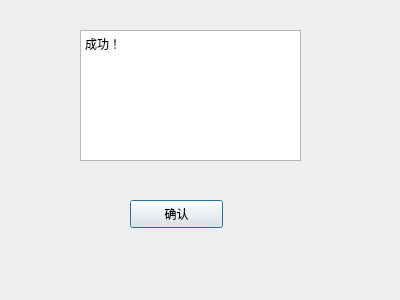
<?xml version="1.0" encoding="UTF-8"?>
<ui version="4.0">
 <class>Dialog</class>
 <widget class="QDialog" name="Dialog">
  <property name="geometry">
   <rect>
    <x>0</x>
    <y>0</y>
    <width>400</width>
    <height>300</height>
   </rect>
  </property>
  <property name="windowTitle">
   <string>Dialog</string>
  </property>
  <widget class="QTextBrowser" name="textBrowser">
   <property name="geometry">
    <rect>
     <x>80</x>
     <y>30</y>
     <width>221</width>
     <height>131</height>
    </rect>
   </property>
   <property name="html">
    <string>&lt;!DOCTYPE HTML PUBLIC &quot;-//W3C//DTD HTML 4.0//EN&quot; &quot;http://www.w3.org/TR/REC-html40/strict.dtd&quot;&gt;
&lt;html&gt;&lt;head&gt;&lt;meta name=&quot;qrichtext&quot; content=&quot;1&quot; /&gt;&lt;style type=&quot;text/css&quot;&gt;
p, li { white-space: pre-wrap; }
&lt;/style&gt;&lt;/head&gt;&lt;body style=&quot; font-family:'SimSun'; font-size:9pt; font-weight:400; font-style:normal;&quot;&gt;
&lt;p style=&quot; margin-top:0px; margin-bottom:0px; margin-left:0px; margin-right:0px; -qt-block-indent:0; text-indent:0px;&quot;&gt;成功！&lt;/p&gt;&lt;/body&gt;&lt;/html&gt;</string>
   </property>
  </widget>
  <widget class="QPushButton" name="verify_button">
   <property name="geometry">
    <rect>
     <x>130</x>
     <y>200</y>
     <width>93</width>
     <height>28</height>
    </rect>
   </property>
   <property name="text">
    <string>确认</string>
   </property>
  </widget>
 </widget>
 <resources/>
 <connections/>
</ui>
